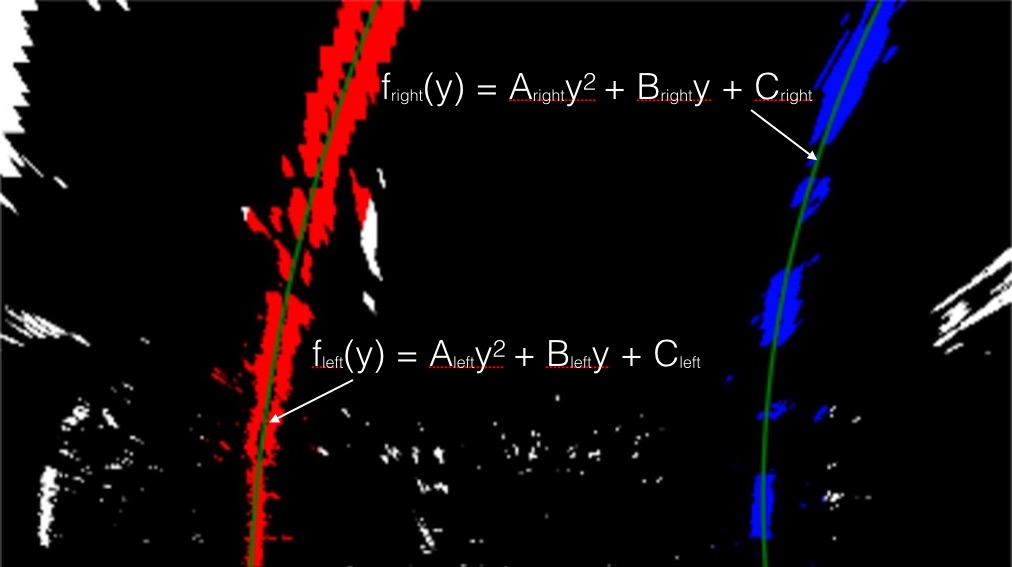
#> input picture examples/color_fit_lines.jpg, 1012 x 567 px
$ python -i pipeline.py   (imports and definitions only)   (older library calls are emulated)
#> lines starting #> are read from the running program, lines starting #| are printed output that depends on the picture; after the words box and inside, x2 and y2 are one past the last pixel; in counts of white or black regions, pixels touching at a corner belong together
#import mkl
#mkl.get_cpu_clocks()


import numpy as np
import matplotlib.pyplot as plt
from moviepy.editor import VideoFileClip
import cv2
from tqdm import tqdm

# [37 lines left out: function random_affine_transformation, not called in this run]


def lane_detection(img, kernel_size=3, thresholds_dict={'gradient':(30,100), 'magnitude':(70,100), 'direction':(0.8, 0.9),
                       's_channel':(100,255), 'r_channel':(150,255), 'u_channel':(140,180)}, verbose=1):

#> called with kernel_size = 3, verbose = 1
    def binary_threshold(scaled_image, thresholds=(20, 140)):
        binary_image = np.zeros_like(scaled_image)
        binary_image[(scaled_image > thresholds[0]) & (scaled_image <= thresholds[1])] = 1
        return binary_image

    def scale(image, max_value=255):
        normalized = np.absolute(image)/np.max(np.absolute(image))
        return (max_value * normalized).astype(type(max_value))

    # Convert to grayscale
    gray = cv2.cvtColor(img.astype(np.uint8), cv2.COLOR_RGB2GRAY)

    # HLS colour
    hls = cv2.cvtColor(img, cv2.COLOR_RGB2HLS)
#> hls: shape (567, 1012, 3); mean of channels 0, 1, 2 15.3, 13.6, 37.6
    S = hls[:,:,2]
    binary_s = binary_threshold(scale(S), thresholds_dict['s_channel'])
#> in scale, `return (max_value * normalized).astype(type(max_value))`: returned value: shape (567, 1012) int64; 252 distinct labels, from 0 to 255
#> in binary_threshold, `binary_image = np.zeros_like(scaled_image)`: binary_image: shape (567, 1012) int64; every value is 0
#> in binary_threshold, `binary_image[(scaled_image > thresholds[0]) & (scaled_image <= thresho..`:
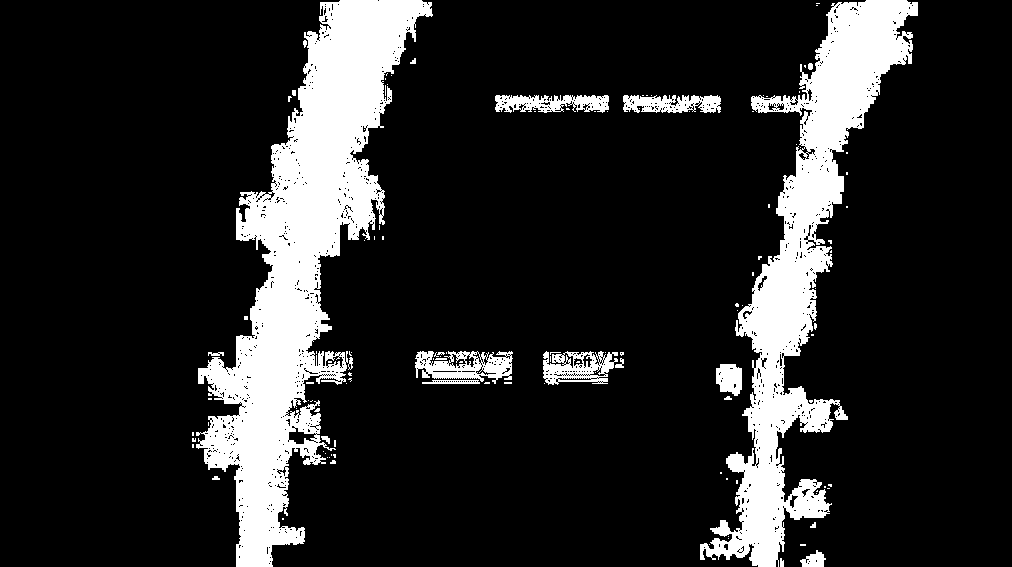
#> binary_image: shape (567, 1012) int64; values 0 (black) and 1 (white), 15.5% white; 120 white regions (98 under 20 px), largest, box (x1, y1, x2, y2) and area: (196, 0, 433, 567) 47231, (700, 0, 918, 567) 33444, (415, 351, 513, 384) 1869

    # RGB colour
    R = img[:,:,0]
    binary_r = binary_threshold(scale(R), thresholds_dict['r_channel'])
#> in scale (call 2), `return (max_value * normalized).astype(type(max_value))`: returned value: shape (567, 1012) int64; 256 distinct labels, from 0 to 255
#> in binary_threshold (call 2), `binary_image[(scaled_image > thresholds[0]) & (scaled_image <= thresho..`: binary_image: shape (567, 1012) int64; values 0 (black) and 1 (white), 5.3% white; 231 white regions (149 under 20 px), largest, box (x1, y1, x2, y2) and area: (309, 0, 406, 248) 5608, (299, 0, 375, 177) 4069, (0, 0, 38, 177) 3828

    channel = gray

    # Apply Sobel algorithm the get x,y gradients
    gradx = cv2.Sobel(channel, cv2.CV_64F, 1, 0, ksize=kernel_size)
    grady = cv2.Sobel(channel, cv2.CV_64F, 0, 1, ksize=kernel_size)
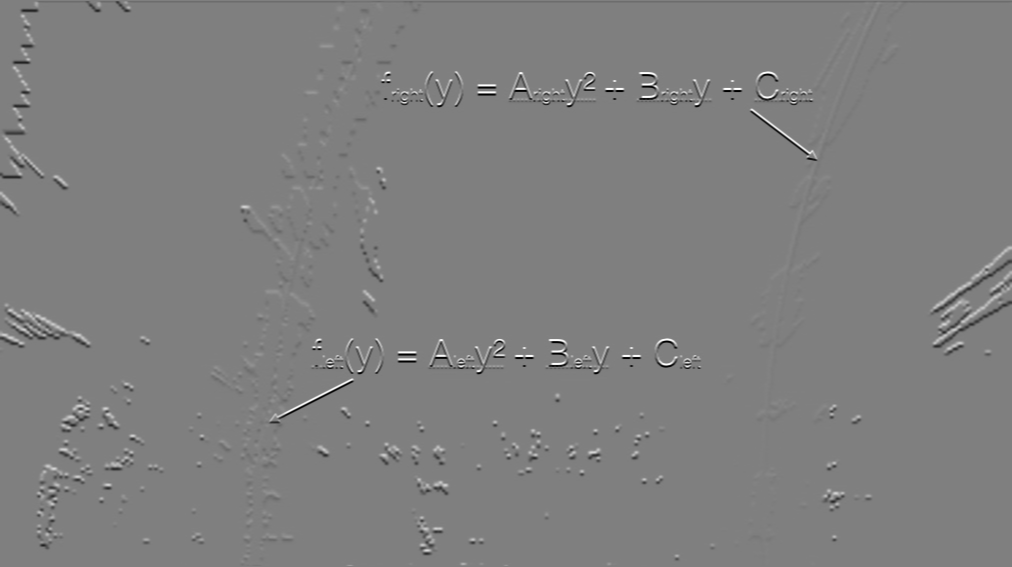
#> grady: shape (567, 1012) float64; min -1020, max 1020, mean -0.6; drawn with min black and max white

    # Binary gradient in x-direction
    binary_gradx = binary_threshold(scale(gradx), thresholds_dict['gradient'])
#> in scale (call 3), `return (max_value * normalized).astype(type(max_value))`: returned value: shape (567, 1012) int64; 256 distinct labels, from 0 to 255
#> in binary_threshold (call 3), `binary_image[(scaled_image > thresholds[0]) & (scaled_image <= thresho..`: binary_image: shape (567, 1012) int64; values 0 (black) and 1 (white), 3% white in thin lines or dots

    # Binary gradient in x-direction
    binary_grady = binary_threshold(scale(grady), thresholds_dict['gradient'])
#> call 4 of scale, with max_value = 255
#> in scale (call 4), `return (max_value * normalized).astype(type(max_value))`:
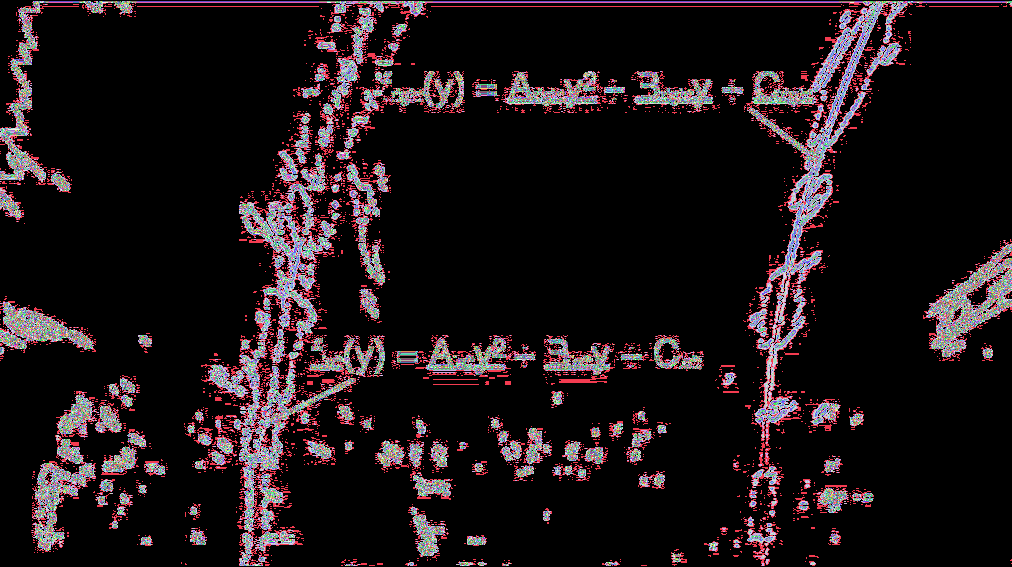
#> returned value: shape (567, 1012) int64; 256 distinct labels, from 0 to 255; one colour per label, 0 black
#> in binary_threshold (call 4), `binary_image[(scaled_image > thresholds[0]) & (scaled_image <= thresho..`: binary_image: shape (567, 1012) int64; values 0 (black) and 1 (white), 2.5% white in thin lines or dots

    # Gradient x,y magnitude
    mag_gradxy = np.sqrt(gradx**2 + grady**2)
    binary_mag_gradxy = binary_threshold(scale(mag_gradxy), thresholds_dict['magnitude'])
#> in scale (call 5), `return (max_value * normalized).astype(type(max_value))`:
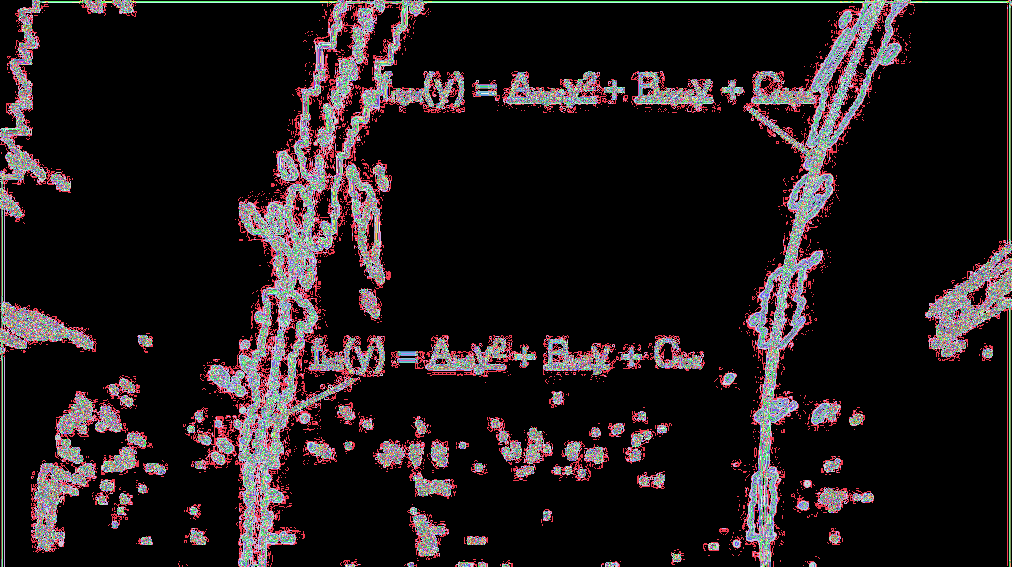
#> returned value: shape (567, 1012) int64; 256 distinct labels, from 0 to 255; one colour per label, 0 black
#> in binary_threshold (call 5), `binary_image[(scaled_image > thresholds[0]) & (scaled_image <= thresho..`: binary_image: shape (567, 1012) int64; values 0 (black) and 1 (white), 0.87% white in thin lines or dots

    # Get binary direction
    dir_gradxy = np.arctan2(np.absolute(grady), np.absolute(gradx))
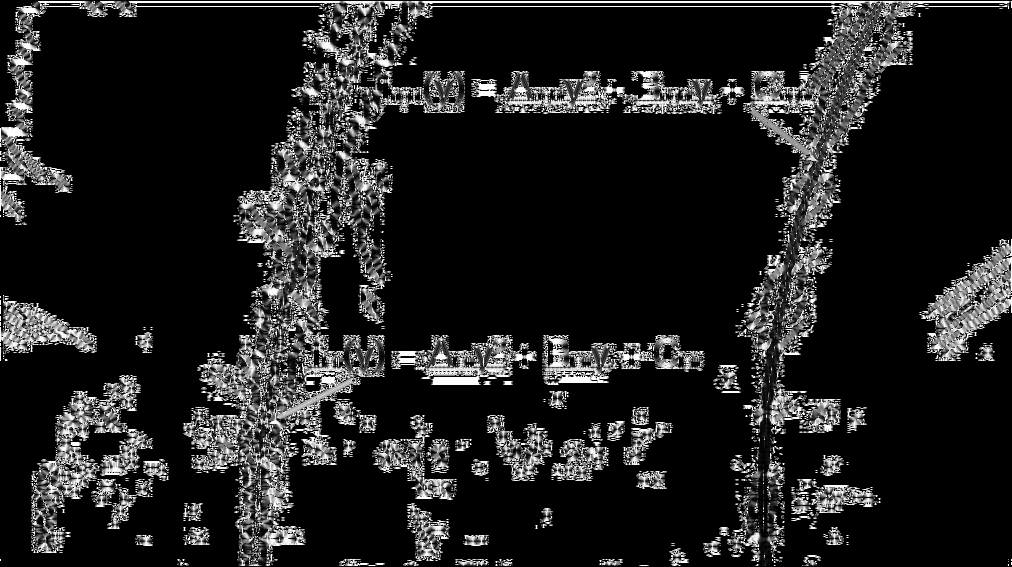
#> dir_gradxy: shape (567, 1012) float64; min 0, max 1.57, mean 0.196; drawn with min black and max white
    binary_dir = binary_threshold(scale(dir_gradxy, 1.0), thresholds_dict['direction'])
#> in binary_threshold (call 6), `binary_image[(scaled_image > thresholds[0]) & (scaled_image <= thresho..`:
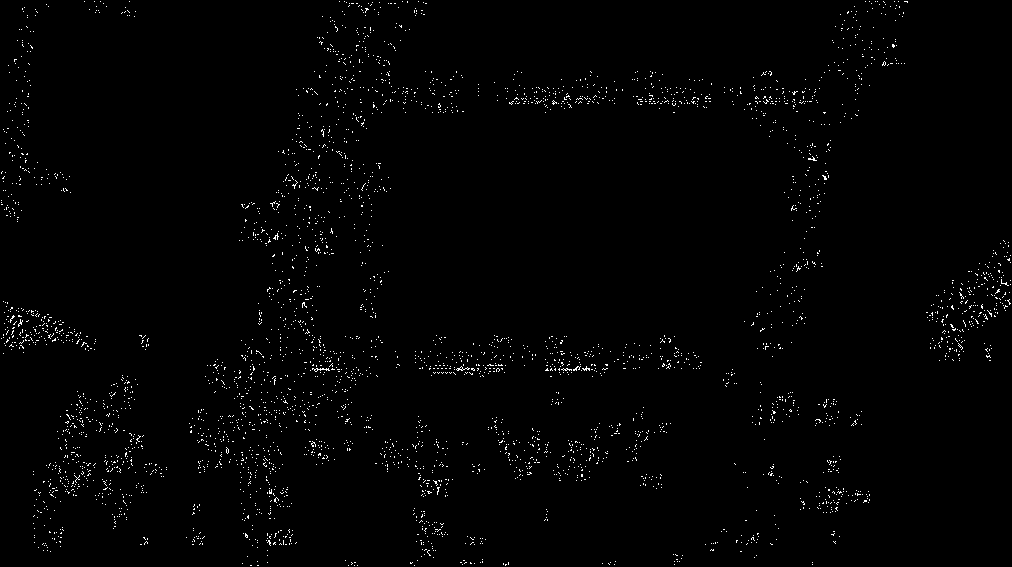
#> binary_image: shape (567, 1012) float64; values 0 (black) and 1 (white), 1.2% white in thin lines or dots

    binary_combined = np.zeros_like(binary_dir)
    binary_combined[((binary_gradx == 1)      & (binary_grady == 1)) |
             ((binary_mag_gradxy == 1) & (binary_dir == 1)) |
                   ((binary_r == 1) &  (binary_s ==1))] = 1

    if verbose==1:
        fig, axes = plt.subplots(3,2, figsize=(20,10))
        axes[0,0].imshow(scale(mag_gradxy), cmap='hot')
        axes[0,0].set_title("magnitude")
        axes[0,1].imshow(scale(dir_gradxy, 1.0), cmap='hot')
        axes[0,1].set_title("direction")
        axes[1,0].imshow(scale(gradx), cmap='hot')
        axes[1,0].set_title("gradient x")
        axes[1,1].imshow(scale(grady), cmap='hot')
        axes[1,1].set_title("gradient y")
        axes[2,0].imshow(scale(R), cmap='hot')
        axes[2,0].set_title("R channel")
        axes[2,1].imshow(scale(S), cmap='hot')
        axes[2,1].set_title("S channel")
        plt.show()

        fig, axes = plt.subplots(3,2, figsize=(20,10))
        axes[0,0].imshow(binary_mag_gradxy, cmap='gray')
        axes[0,0].set_title("magnitude")
        axes[0,1].imshow(binary_dir, cmap='gray')
        axes[0,1].set_title("direction")
        axes[1,0].imshow(binary_gradx, cmap='gray')
        axes[1,0].set_title("gradient x")
        axes[1,1].imshow(binary_grady, cmap='gray')
        axes[1,1].set_title("gradient y")
        axes[2,0].imshow(binary_r, cmap='gray')
        axes[2,0].set_title("binary r")
        axes[2,1].imshow(binary_s, cmap='gray')
        axes[2,1].set_title("binary s")
        plt.show()


    return binary_combined

# [60 lines left out: functions get_calibration_parameters, calibrate_images, lane_func, not called in this run]

def error_func(par, func, x, y):
    return func(par, x) - y

# [105 lines left out: functions robust_lane_fit, load_video, find_lines, not called in this run]


>>> import cv2
>>> picture = cv2.cvtColor(cv2.imread('examples/color_fit_lines.jpg'), cv2.COLOR_BGR2RGB)
>>> result = lane_detection(picture)
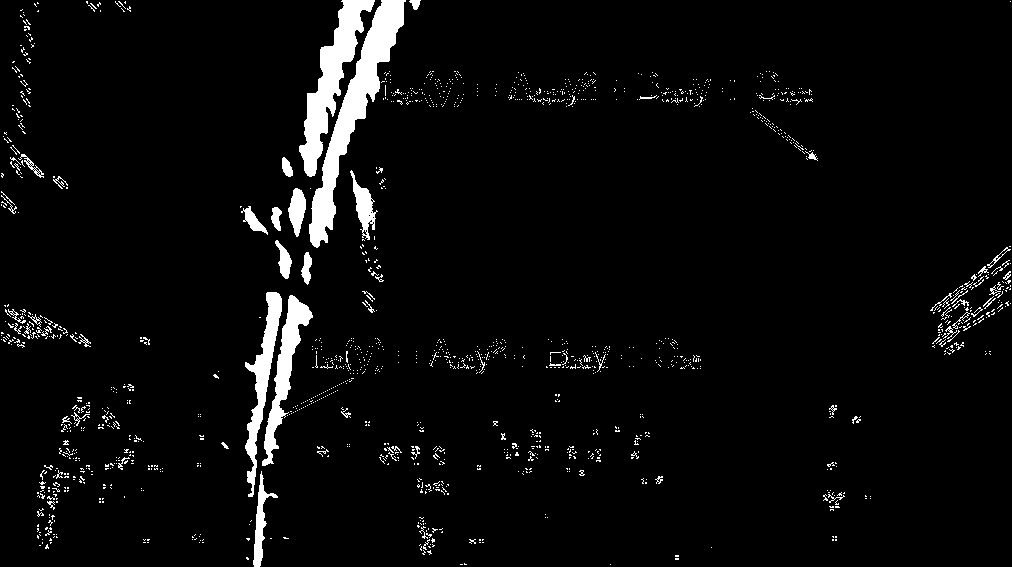
#> result: shape (567, 1012) float64; values 0 (black) and 1 (white), 4.2% white; 1535 white regions (1466 under 20 px), largest, box (x1, y1, x2, y2) and area: (309, 0, 406, 248) 5609, (299, 0, 375, 177) 4071, (262, 295, 313, 466) 2364
